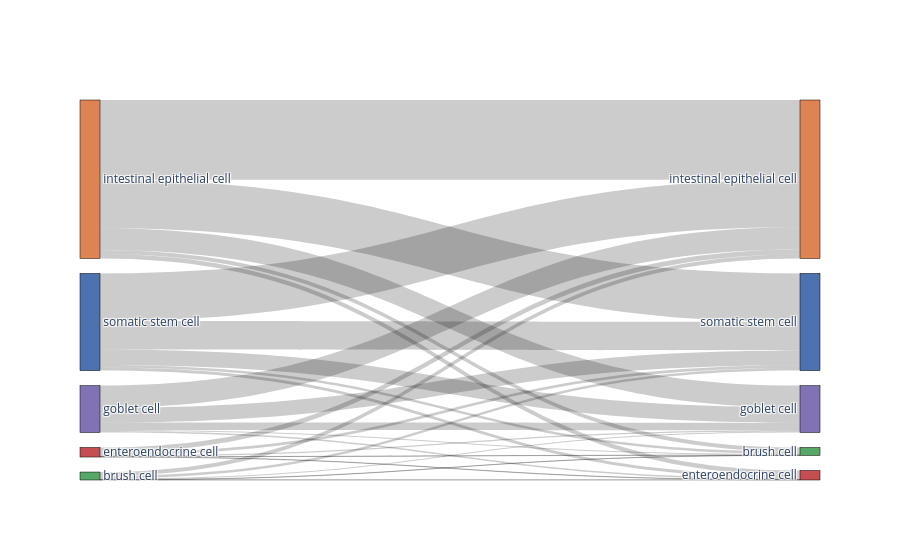
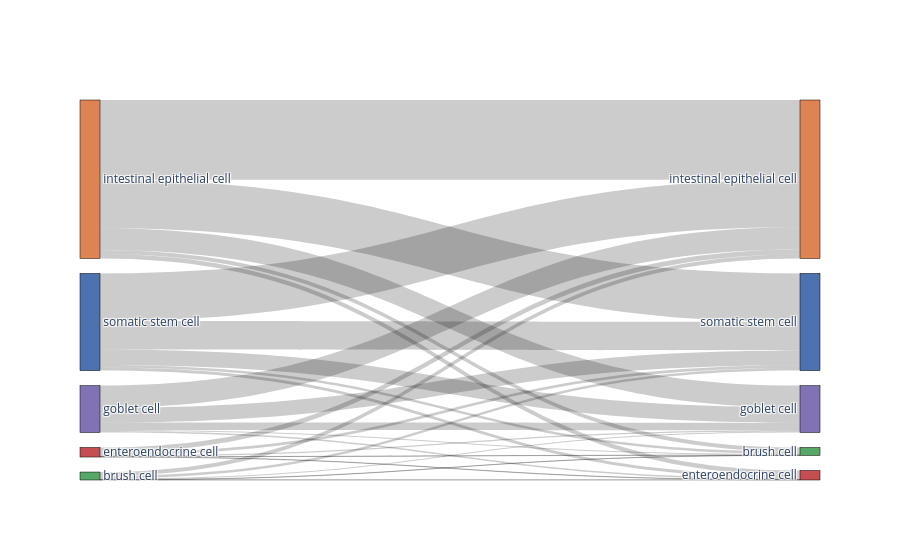

Notebook code cell kept with these figures, in order:
### Code cell
# Compare to random assignment
import random
random.seed(1)
adata_predicted.obs['random_labeling'] = list(adata_predicted.obs[celltype_test].sample(frac=1))

bc.tl.report(
    adata_pred=adata_predicted,
    celltype=celltype_test, 
    method="compare_to_random_" + method, 
    analysis_name=analysis_name,
    train_datasets = adata_trains,
    test_dataset = adata_orig,
    merge = merge,
    name_prediction="random_labeling",
    name_report="compare_to_random_auto_annot", 
    use_raw=use_raw,
    remove_nonshared=False, 
    clustering='leiden', 
    asymmetric_matrix=True, 
    delimiter='\t', 
    verbose=True)

### Figure 1 — Plotly figure (JSON) as saved in the notebook; plotly's stock layout.template omitted (floating-point values rounded to 4 significant figures)
{"data": [{"link": {"source": [2, 2, 2, 2, 2, 1, 1, 1, 1, 1, 0, 0, 0, 0, 0, 4, 4, 4, 4, 4, 3, 3, 3, 3, 3], "target": [8, 9, 7, 5, 6, 8, 9, 7, 5, 6, 8, 9, 7, 5, 6, 8, 9, 7, 5, 6, 8, 9, 7, 5, 6], "value": [2716, 1648, 740, 137, 154, 1619, 974, 524, 82, 110, 754, 504, 253, 38, 47, 171, 95, 43, 7, 9, 135, 88, 36, 7, 5]}, "node": {"color": ["#8172b3", "#4c72b0", "#dd8452", "#55a868", "#c44e52", "#55a868", "#c44e52", "#8172b3", "#dd8452", "#4c72b0"], "label": ["goblet cell", "somatic stem cell", "intestinal epithelial cell", "brush cell", "enteroendocrine cell", "brush cell", "enteroendocrine cell", "goblet cell", "intestinal epithelial cell", "somatic stem cell"], "line": {"color": "black", "width": 0.5}, "pad": 15, "thickness": 20}, "type": "sankey"}], "layout": {}}

### Figure 2 — Plotly figure (JSON) as saved in the notebook; plotly's stock layout.template omitted (floating-point values rounded to 4 significant figures)
{"data": [{"link": {"source": [2, 2, 2, 2, 2, 1, 1, 1, 1, 1, 0, 0, 0, 0, 0, 4, 4, 4, 4, 4, 3, 3, 3, 3, 3], "target": [8, 9, 7, 5, 6, 8, 9, 7, 5, 6, 8, 9, 7, 5, 6, 8, 9, 7, 5, 6, 8, 9, 7, 5, 6], "value": [2716, 1648, 740, 137, 154, 1619, 974, 524, 82, 110, 754, 504, 253, 38, 47, 171, 95, 43, 7, 9, 135, 88, 36, 7, 5]}, "node": {"color": ["#8172b3", "#4c72b0", "#dd8452", "#55a868", "#c44e52", "#55a868", "#c44e52", "#8172b3", "#dd8452", "#4c72b0"], "label": ["goblet cell", "somatic stem cell", "intestinal epithelial cell", "brush cell", "enteroendocrine cell", "brush cell", "enteroendocrine cell", "goblet cell", "intestinal epithelial cell", "somatic stem cell"], "line": {"color": "black", "width": 0.5}, "pad": 15, "thickness": 20}, "type": "sankey"}], "layout": {}}
